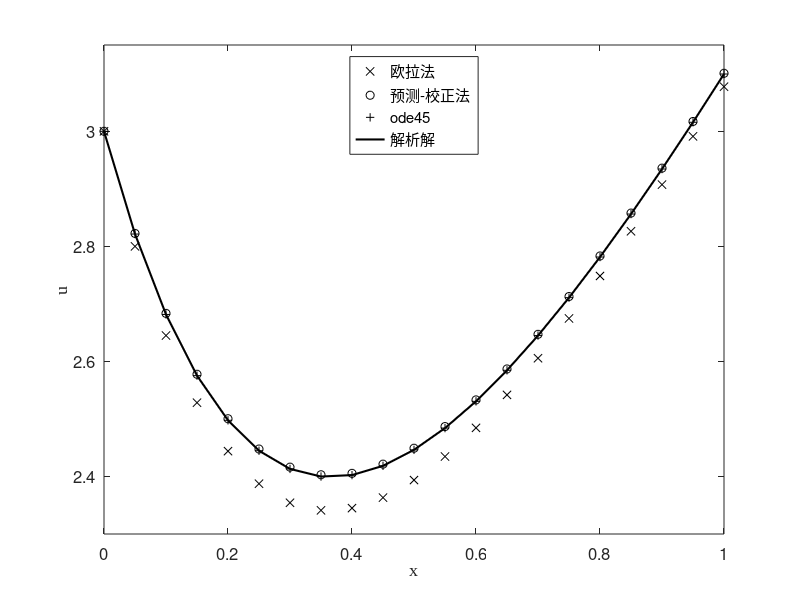
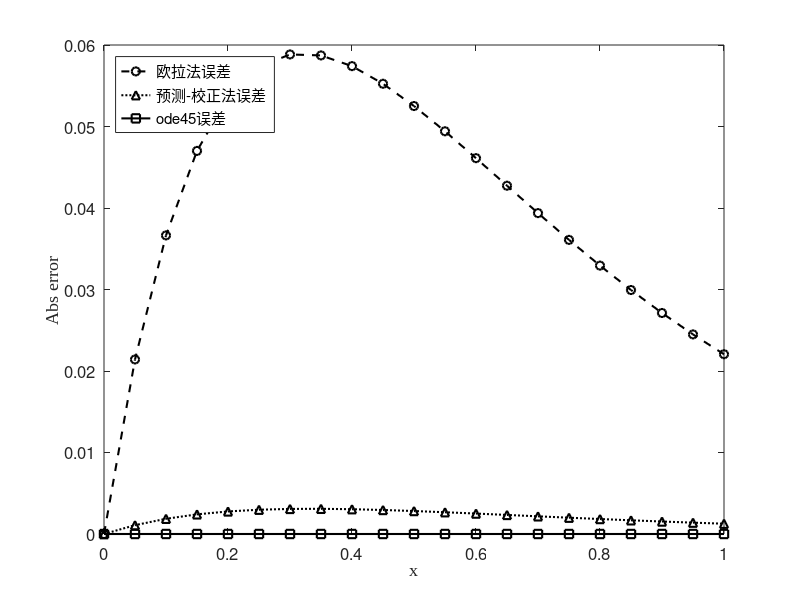

MATLAB code to generate these figures, in order:
clear all; close all;
L=1; h=0.05; x=0:h:L;
u_Euler=zeros(length(x),1); u_Euler(1)=3;
u_pc=u_Euler; u_ode45=u_Euler;

for n=1:length(x)-1
    % 欧拉法
    u_Euler(n+1)=u_Euler(n)+h*(-3*u_Euler(n)+6*x(n)+5);
    % 预测-校正法
    k1=h*(-3*u_pc(n)+6*x(n)+5);
    k2=h*(-3*(u_pc(n)+k1)+6*(x(n)+h)+5);
    u_pc(n+1)=u_pc(n)+(k1+k2)/2;
end

% ode45
[x,u_ode45]=ode45(@(x,u)[-3*u+6*x+5],x,u_ode45(1));

% 解析解
u_exact=2*exp(-3*x)+2*x+1;

% 解的比较图
figure('Position',[100 100 800 350])
plot(x,u_Euler,'xk',x,u_pc,'ok',x,u_ode45,'+k',x,u_exact,'k','MarkerSize',8,'LineWidth',1.5)
axis([0 1 2.3 3.15])
xlabel('x','FontName','Times New Roman','FontSize',12)
ylabel('u','FontName','Times New Roman','FontSize',12)
set(gca,'FontSize',12)
legend('欧拉法','预测-校正法','ode45','解析解','Location','North')
exportgraphics(gcf,'1.png','Resolution',300)   % 保存为1.png

% 三种算法的误差
Error(:,1)=abs(u_Euler-u_exact(:));
Error(:,2)=abs(u_pc-u_exact(:));
Error(:,3)=abs(u_ode45-u_exact(:));

% 误差图
figure('Position',[100 500 800 350])
plot(x,Error(:,1),'--ok','LineWidth',1.5); hold on
plot(x,Error(:,2),':^k','LineWidth',1.5);
plot(x,Error(:,3),'-sk','LineWidth',1.5);
xlabel('x','FontName','Times New Roman','FontSize',12)
ylabel('Abs error','FontName','Times New Roman','FontSize',12)
set(gca,'FontSize',12)
legend('欧拉法误差','预测-校正法误差','ode45误差','Location','NorthWest')
exportgraphics(gcf,'2.png','Resolution',300)   % 保存为2.png
